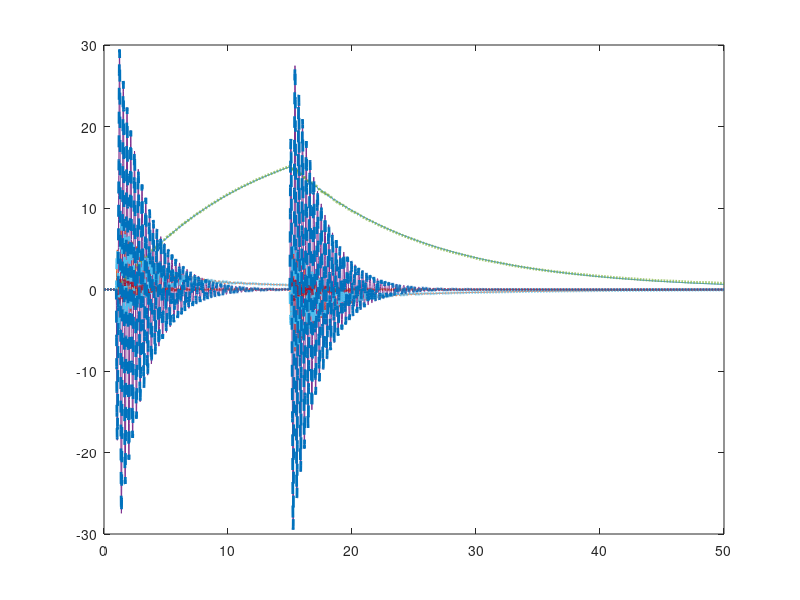
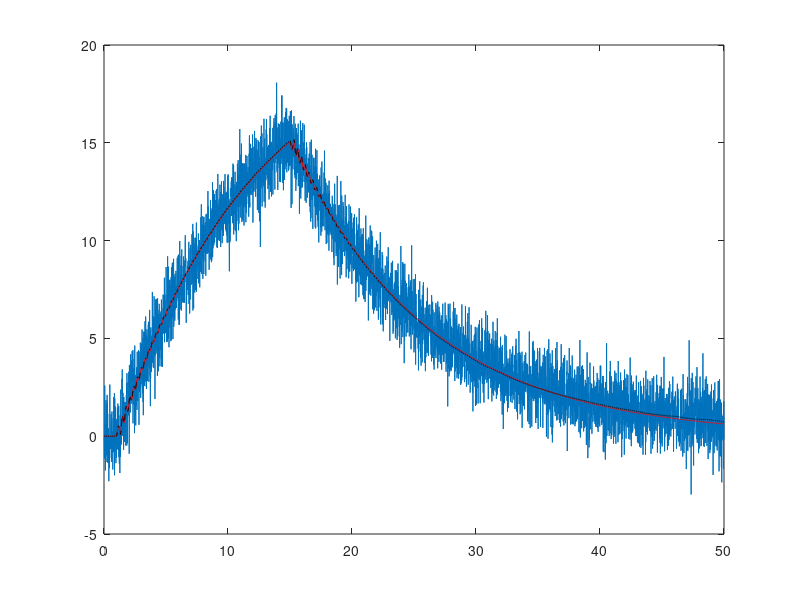

These charts were generated, in order, by the following MATLAB code:
clear all, close all, clc

m = 10;
M = 1;
L = .25;
g = -9.81;
d = 1;
start = 0;
dest = 0;
angle = .1;

s = -1; % pendulum up (s=1)

% y = [x; dx; theta; dtheta];
A = [0 1 0 0;
    0 -d/M -m*g/M 0;
    0 0 0 1;
    0 -s*d/(M*L) -s*(m+M)*g/(M*L) 0];

B = [0; 1/M; 0; s*1/(M*L)];

C = [1 0 0 0];  

D = zeros(size(C,1),size(B,2));

%%  Augment system with disturbances and noise
Vd = .1*eye(4);  % disturbance covariance
Vn = 1;       % noise covariance

BF = [B Vd 0*B];  % augment inputs to include disturbance and noise

sysC = ss(A,BF,C,[0 0 0 0 0 Vn]);  % build big state space system... with single output

sysFullOutput = ss(A,BF,eye(4),zeros(4,size(BF,2)));  % system with full state output, disturbance, no noise

%%  Build Kalman filter
[L,P,E] = lqe(A,Vd,C,Vd,Vn);  % design Kalman filter
Kf = (lqr(A',C',Vd,Vn))';   % alternatively, possible to design using "LQR" code

sysKF = ss(A-L*C,[B L],eye(4),0*[B L]);  % Kalman filter estimator

%%  Estimate linearized system in "down" position (Gantry crane)
dt = .01;
t = dt:dt:50;

uDIST = randn(4,size(t,2));
uNOISE = randn(size(t));
u = 0*t;
u(100:120) = 100;     % impulse
u(1500:1520) = -100;  % impulse

uAUG = [u; Vd*Vd*uDIST; uNOISE];

[y,t] = lsim(sysC,uAUG,t);
[xtrue,t] = lsim(sysFullOutput,uAUG,t);


[x,t] = lsim(sysKF,[u; y'],t);

plot(t,xtrue,'-',t,x,'--','LineWidth',2)

figure
plot(t,y)
hold on
plot(t,xtrue(:,1),'r')
plot(t,x(:,1),'k--')